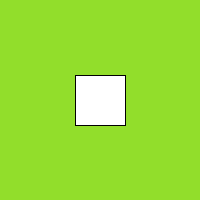
Frame 1 (no input)
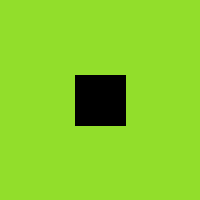
Frame 60 (the mouse pressed at the canvas centre just before this capture)
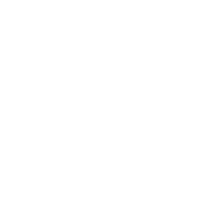
Frame 120 (the mouse held since frame 60 and released just before this capture)

The Processing sketch that drew these frames (run headless with seeded random() and noise(); from frame 60 on, the mouse is pressed at the canvas centre):

// Processing sketch: processing_96576
// ── processing_96576.pde

void setup() {
  size (200, 200);
  background (146, 222, 43);
}
void draw(){
  int x= mouseX;
  int y= mouseY;
     background(146, 222, 43);
     rect(75,75,50,50);
     fill (0);
{
 if (x>=75 && x<=125 && y>=75 && y<=125)
  background(255);}
}
